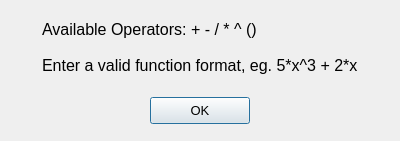
<?xml version="1.0" encoding="UTF-8"?>
<ui version="4.0">
 <class>InstructionsDialog</class>
 <widget class="QDialog" name="InstructionsDialog">
  <property name="geometry">
   <rect>
    <x>0</x>
    <y>0</y>
    <width>400</width>
    <height>141</height>
   </rect>
  </property>
  <property name="windowTitle">
   <string>Instructions</string>
  </property>
  <widget class="QWidget" name="verticalLayoutWidget">
   <property name="geometry">
    <rect>
     <x>0</x>
     <y>0</y>
     <width>401</width>
     <height>141</height>
    </rect>
   </property>
   <layout class="QVBoxLayout" name="verticalLayout">
    <item alignment="Qt::AlignHCenter|Qt::AlignVCenter">
     <widget class="QLabel" name="instructionsLabel">
      <property name="font">
       <font>
        <pointsize>12</pointsize>
       </font>
      </property>
      <property name="styleSheet">
       <string notr="true">margin-top: 20</string>
      </property>
      <property name="text">
       <string>Available Operators: + - / * ^ ()

Enter a valid function format, eg. 5*x^3 + 2*x</string>
      </property>
     </widget>
    </item>
    <item alignment="Qt::AlignHCenter|Qt::AlignVCenter">
     <widget class="QPushButton" name="okButton">
      <property name="minimumSize">
       <size>
        <width>100</width>
        <height>0</height>
       </size>
      </property>
      <property name="font">
       <font>
        <pointsize>10</pointsize>
       </font>
      </property>
      <property name="styleSheet">
       <string notr="true">padding: 5;</string>
      </property>
      <property name="text">
       <string>OK</string>
      </property>
     </widget>
    </item>
   </layout>
  </widget>
 </widget>
 <resources/>
 <connections/>
</ui>
